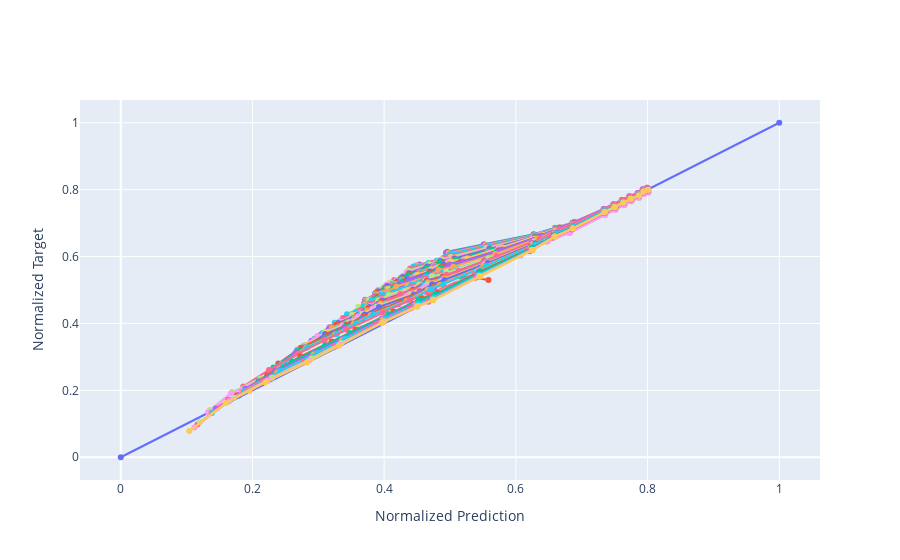

Notebook code cell kept with this figure:
### Markdown cell above
## Parity Plot of Training Error

### Code cell
fig = go.Figure()
fig.add_trace(go.Scatter(x = np.linspace(1,50), y = history.history['loss'],
                         showlegend=False, mode="markers+lines"))
fig.update_xaxes(title='Epochs')
fig.update_yaxes(title='Loss (MSE)')
